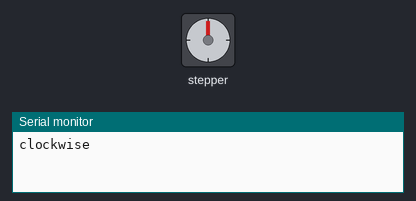
Recording of a sketch running on a simulated ESP32. Shown: stepper motor, the last lines printed to the serial monitor. Stepper angles assume 2048 steps per turn.

Above: at 0.15 s.
At 9.96 s:
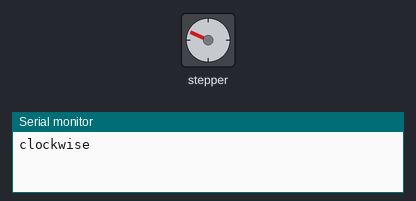
At 19.8 s:
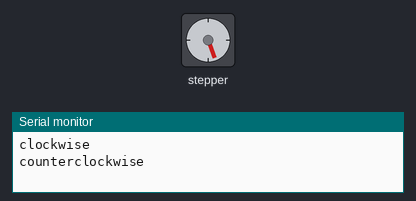
At 39.79 s:
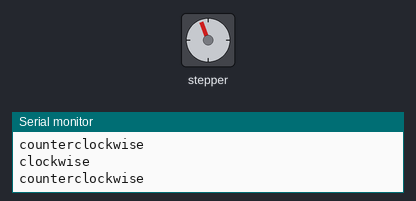
Timing chart, 0 to 40.0 s (numbered marks = the images above):
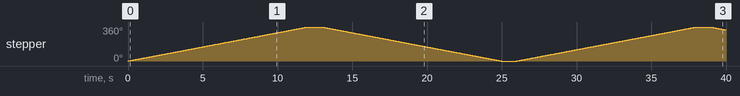

The sketch:

esp32_stepper.ino
```cpp
#include <Stepper.h>

const int stepsPerRevolution = 2048;  // change this to fit the number of steps per revolution

// ULN2003 Motor Driver Pins
#define IN1 5
#define IN2 17
#define IN3 32
#define IN4 35

// initialize the stepper library
Stepper myStepper(stepsPerRevolution, IN1, IN3, IN2, IN4);

void setup() {
  // set the speed at 5 rpm
  myStepper.setSpeed(5);
  // initialize the serial port
  Serial.begin(115200);
}

void loop() {
  // step one revolution in one direction:
  Serial.println("clockwise");
  myStepper.step(stepsPerRevolution);
  delay(1000);

  // step one revolution in the other direction:
  Serial.println("counterclockwise");
  myStepper.step(-stepsPerRevolution);
  delay(1000);
}
```

Measured:
- by itself, stepper: turns 360° clockwise in 12.0 s, then 360° counter-clockwise in 12.0 s, then 360° clockwise in 12.0 s, then 31° counter-clockwise in 0.98 s
